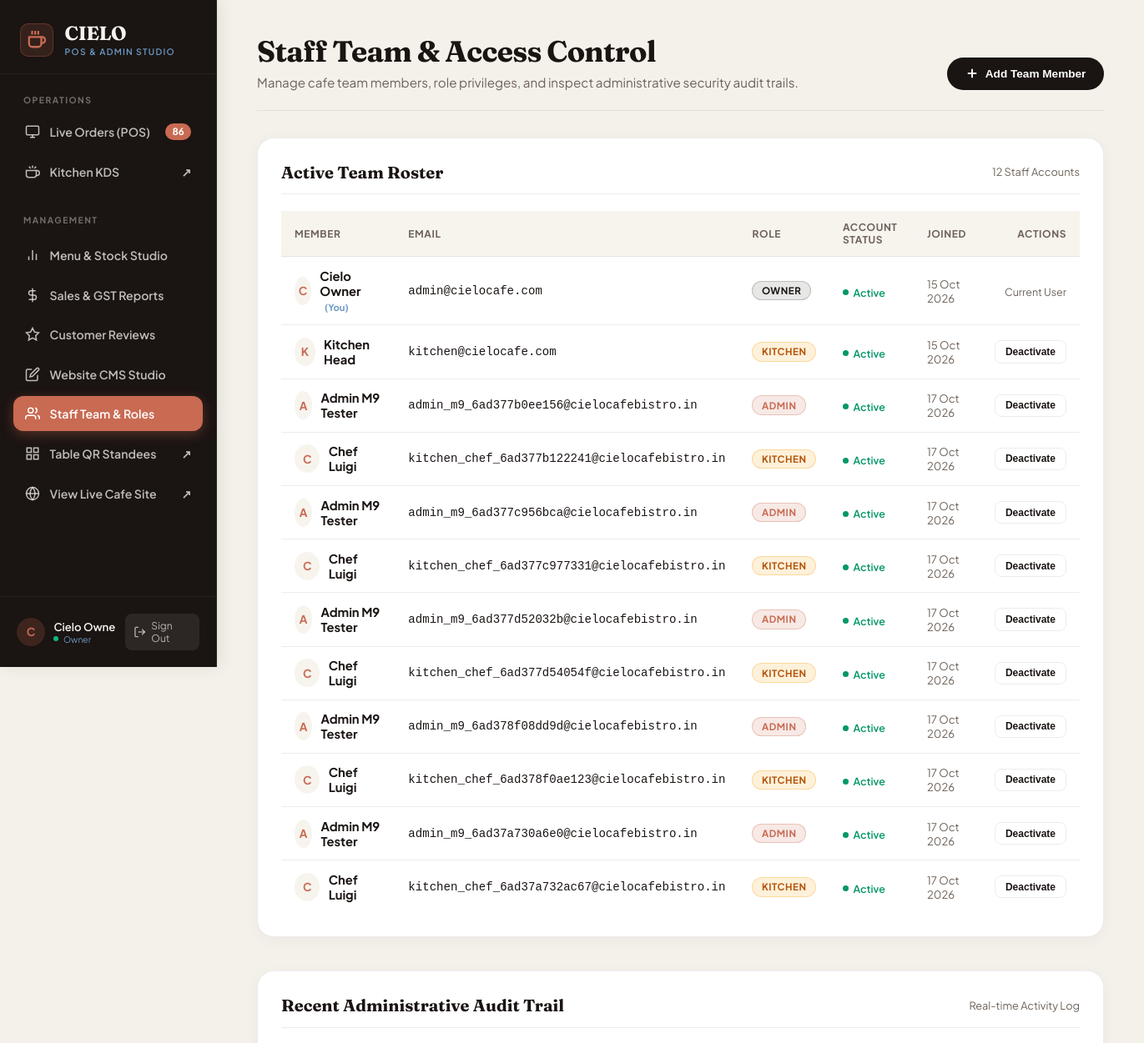
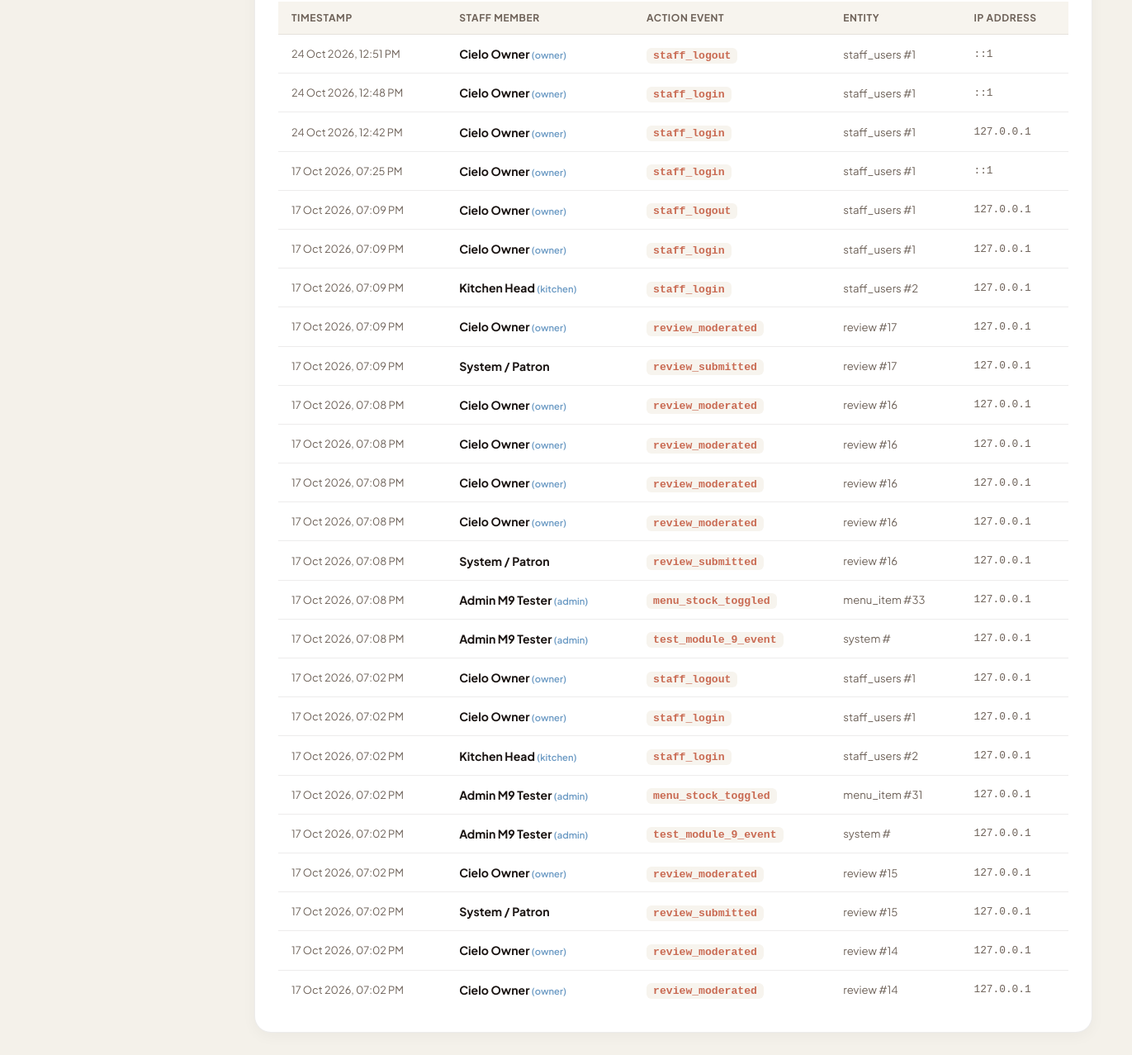
/admin/staff.php (signed in), run on the app's committed database (2 pictures, top to bottom).
### tables this page shows
CREATE TABLE `staff_users` (
  `id` INTEGER PRIMARY KEY AUTOINCREMENT,
  `name` TEXT NOT NULL,
  `email` TEXT NOT NULL UNIQUE,
  `password_hash` TEXT NOT NULL,
  `role` TEXT NOT NULL DEFAULT 'staff',
  `is_active` INTEGER NOT NULL DEFAULT 1,
  `created_at` TEXT NOT NULL DEFAULT CURRENT_TIMESTAMP,
  `updated_at` TEXT NOT NULL DEFAULT CURRENT_TIMESTAMP
);

### admin/staff.php (the view, shortened to what the rows shown need)
<?php
require_once __DIR__ . '/../app/bootstrap.php';
$staff = AuthService::requireRole(['owner', 'admin'], '/admin/login.php');
$staffList = StaffUser::all('id ASC');
$db = db();
$auditLogs = $db->fetchAll(
    "SELECT a.*, s.name AS staff_name, s.role AS staff_role
     FROM audit_log a
     LEFT JOIN staff_users s ON a.staff_id = s.id
     ORDER BY a.id DESC
     LIMIT 25"
);
?>
<!DOCTYPE html>
<html lang="en">
<head>
</head>
<body>
  <?php require __DIR__ . '/includes/sidebar.php'; ?>
  <main class="admin-main">
    <div class="header-bar">
      <div>
        <h1 class="page-title">Staff Team & Access Control</h1>
      </div>
    </div>
    <div class="panel-card">
      <div class="panel-header">
        <h2 class="panel-title">Active Team Roster</h2>
      </div>
      <table class="custom-table">
        <thead>
          <tr>
            <th>Member</th>
            <th>Email</th>
            <th>Role</th>
            <th>Account Status</th>
            <th>Joined</th>
            <th style="text-align:right;">Actions</th>
          </tr>
        </thead>
        <tbody>
          <?php foreach ($staffList as $st): ?>
            <?php $isSelf = ((int)$st['id'] === (int)$staff['id']); ?>
            <tr>
              <td>
                <div style="display:flex; align-items:center; gap:0.65rem;">
                  <div style="width:34px; height:34px; border-radius:50%; background:var(--bg-cream); color:var(--accent-terracotta); display:flex; align-items:center; justify-content:center; font-weight:700; font-size:0.85rem;">
                    <?= strtoupper(substr($st['name'], 0, 1)) ?>
                  </div>
                  <div>
                    <strong style="font-size:0.92rem;"><?= htmlspecialchars($st['name']) ?></strong>
                    <?php if ($isSelf): ?>
                      <span style="font-size:0.7rem; color:var(--accent-sky); font-weight:700; margin-left:0.35rem;">(You)</span>
                    <?php endif; ?>
                  </div>
                </div>
              </td>
              <td style="font-family:monospace;"><?= htmlspecialchars($st['email']) ?></td>
              <td>
                <span class="role-badge role-<?= htmlspecialchars($st['role']) ?>">
                  <?= ucfirst(htmlspecialchars($st['role'])) ?>
                </span>
              </td>
              <td>
                <span class="status-dot <?= ((int)$st['is_active'] === 1) ? 'active' : 'inactive' ?>">
                  <?= ((int)$st['is_active'] === 1) ? 'Active' : 'Suspended' ?>
                </span>
              </td>
              <td style="color:var(--text-muted); font-size:0.82rem;">
                <?= date('d M Y', strtotime($st['created_at'])) ?>
              </td>
              <td style="text-align:right;">
                <?php if (!$isSelf): ?>
                  <form method="POST" style="margin:0; display:inline;">
                    <button type="submit" class="btn-toggle-status" onclick="return confirm('Change account status for <?= htmlspecialchars(addslashes($st['name']), ENT_QUOTES) ?>?')">
                      <?= ((int)$st['is_active'] === 1) ? 'Deactivate' : 'Reactivate' ?>
                    </button>
                  </form>
                <?php else: ?>
                  <span style="font-size:0.78rem; color:var(--text-muted);">Current User</span>
                <?php endif; ?>
              </td>
            </tr>
          <?php endforeach; ?>
        </tbody>
      </table>
    </div>
    <div class="panel-card">
      <div class="panel-header">
        <h2 class="panel-title">Recent Administrative Audit Trail</h2>
      </div>
      <?php if (empty($auditLogs)): ?>
        <div style="padding:2rem; text-align:center; color:var(--text-muted);">
          No audit entries logged yet.
        </div>
      <?php else: ?>
        <table class="custom-table">
          <thead>
            <tr>
              <th>Timestamp</th>
              <th>Staff Member</th>
              <th>Action Event</th>
              <th>Entity</th>
              <th>IP Address</th>
            </tr>
          </thead>
        </table>
      <?php endif; ?>
    </div>
  </main>
</body>
</html>

### admin/includes/sidebar.php (shortened to what the rows shown need)
<?php
$staffUser = $staff ?? (\App\Services\AuthService::user() ?? ['name' => 'Staff Member', 'role' => 'staff']);
?>
<aside class="admin-sidebar" id="adminSidebar">
  <div class="sidebar-footer">
    <div class="staff-card">
      <div class="staff-avatar">
        <?= strtoupper(substr((string)($staffUser['name'] ?? 'U'), 0, 1)) ?>
      </div>
      <div class="staff-info">
        <div class="staff-name"><?= e($staffUser['name'] ?? 'Admin User') ?></div>
        <div class="staff-role-badge">
          <span class="role-indicator"></span>
          <span><?= ucfirst((string)($staffUser['role'] ?? 'Staff')) ?></span>
        </div>
      </div>
    </div>
</aside>

### data on the page
staff_users: name "C", name "Cielo…", role "Owner", name "Cielo Owner", shows "(You)", email "admin@cielocafe.com", role "OWNER", is_active "Active", created_at "15 Oct 2026", shows "Current User"
staff_users: name "K", name "Kitchen Head", email "kitchen@cielocafe.com", role "KITCHEN", is_active "Active", created_at "15 Oct 2026"
staff_users: name "A", name "Admin M9 Tester", email "admin_m9_6ad377b0ee156@cielocafebistro.in", role "ADMIN", is_active "Active", created_at "17 Oct 2026"
staff_users: name "C", name "Chef Luigi", email "kitchen_chef_6ad377b122241@cielocafebistro.in", role "KITCHEN", is_active "Active", created_at "17 Oct 2026"
staff_users: name "A", name "Admin M9 Tester", email "admin_m9_6ad377c956bca@cielocafebistro.in", role "ADMIN", is_active "Active", created_at "17 Oct 2026"
staff_users: name "C", name "Chef Luigi", email "kitchen_chef_6ad377c977331@cielocafebistro.in", role "KITCHEN", is_active "Active", created_at "17 Oct 2026"
staff_users: name "A", name "Admin M9 Tester", email "admin_m9_6ad377d52032b@cielocafebistro.in", role "ADMIN", is_active "Active", created_at "17 Oct 2026"
staff_users: name "C", name "Chef Luigi", email "kitchen_chef_6ad377d54054f@cielocafebistro.in", role "KITCHEN", is_active "Active", created_at "17 Oct 2026"
staff_users: name "A", name "Admin M9 Tester", email "admin_m9_6ad378f08dd9d@cielocafebistro.in", role "ADMIN", is_active "Active", created_at "17 Oct 2026"
staff_users: name "C", name "Chef Luigi", email "kitchen_chef_6ad378f0ae123@cielocafebistro.in", role "KITCHEN", is_active "Active", created_at "17 Oct 2026"
staff_users: name "A", name "Admin M9 Tester", email "admin_m9_6ad37a730a6e0@cielocafebistro.in", role "ADMIN", is_active "Active", created_at "17 Oct 2026"
staff_users: name "C", name "Chef Luigi", email "kitchen_chef_6ad37a732ac67@cielocafebistro.in", role "KITCHEN", is_active "Active", created_at "17 Oct 2026"

### other printed values
$activeOrdersCount "86"
count($staffList) "12"
date('d M Y, h:i A', strtotime($log['created_at'])) "24 Oct 2026, 12:51 PM"
$log['staff_name'] "Cielo Owner"
$log['staff_role'] "owner"
$log['action'] "staff_logout"
$log['entity_type'] "staff_users"
$log['entity_id'] "1"
$log['ip_address'] "::1"
date('d M Y, h:i A', strtotime($log['created_at'])) "24 Oct 2026, 12:48 PM"
$log['action'] "staff_login"
date('d M Y, h:i A', strtotime($log['created_at'])) "24 Oct 2026, 12:42 PM"
$log['ip_address'] "127.0.0.1"
date('d M Y, h:i A', strtotime($log['created_at'])) "17 Oct 2026, 07:25 PM"
date('d M Y, h:i A', strtotime($log['created_at'])) "17 Oct 2026, 07:09 PM"
